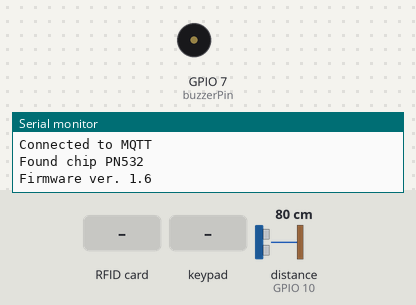
This sketch was run on a simulated ESP32-S3. Shown: buzzer (waves = sounding, pin HIGH), the last lines printed to the serial monitor. The inputs (shaded band) are chosen by the test bench; at power-on: distance to the obstacle (sensor on GPIO 10) 80 cm. The echo pulse lasts 58.3 µs per cm; WiFi joins after 1.5 s; servers stay silent unless stated; no MQTT or app messages arrive unless stated; pins used as bus, display or sensor lines are not drawn.

Above: at 3.2 s.
3.3 s: RFID card C7 FE 66 39 held to the reader
At 3.7 s:
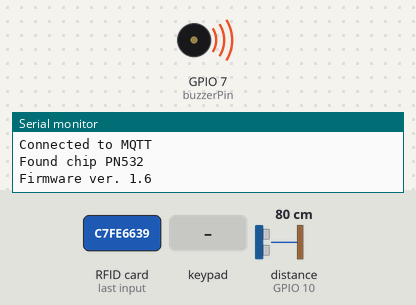
5.8 s: distance to the obstacle (sensor on GPIO 10) set to 65 cm
At 6.18 s:
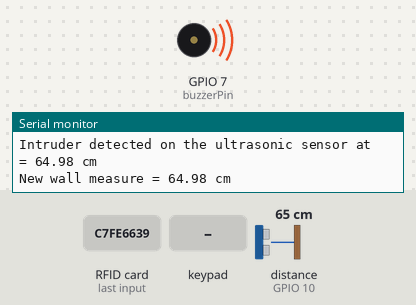
8.8 s: keypad keys 1 9 9 1 pressed 0.4 s apart
At 11.2 s:
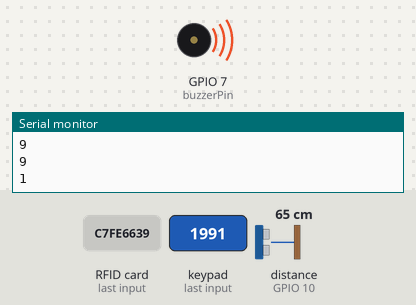
11.9 s: key 'A' pressed
At 13.5 s:
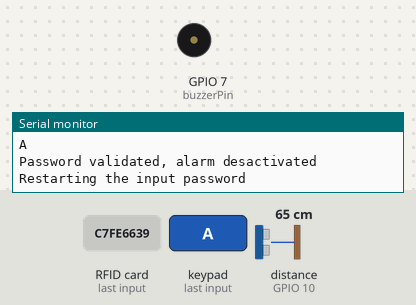
13.6 s: key '1' pressed
At 14.8 s:
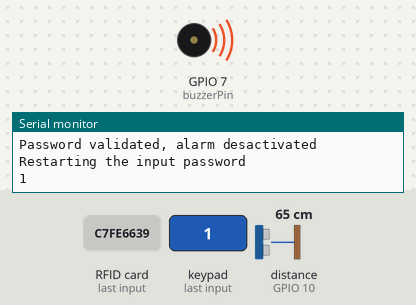
15.4 s: RFID card 5E 7A 19 C4 held to the reader
At 18.0 s:
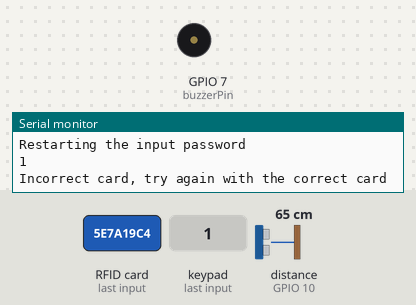
Timing chart, 0 to 19.4 s (numbered marks = the images above; inputs shaded):
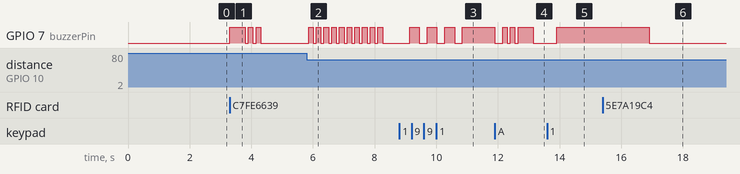

Measured:
- the behaviour switches between 70 and 69 cm on distance to the obstacle (sensor on GPIO 10) (found by bisection; images 1 and 2)
- after the input at 3.3 s, GPIO 7 (buzzerPin): LOW → HIGH at once, then repeats every 0.25 s: LOW 0.10 s, HIGH 0.15 s, until it stays LOW from 4.3 s
- after the input at 5.8 s, GPIO 7 (buzzerPin): alternates HIGH for 0.15 s and LOW for 0.10 s, 20 changes in all, then stays LOW, starting after 0.06 s
- after the input at 8.8 s, GPIO 7 (buzzerPin): alternates HIGH for 0.32 s and LOW for 0.25 s, 7 changes in all, then stays HIGH, starting after 0.34 s
- after the input at 11.9 s, GPIO 7 (buzzerPin): HIGH → LOW at once, then repeats every 0.25 s: HIGH 0.15 s, LOW 0.10 s
- after the input at 13.6 s, GPIO 7 (buzzerPin): LOW → HIGH after 0.31 s
- after the input at 15.4 s, GPIO 7 (buzzerPin): HIGH → LOW after 1.5 s

The sketch:

Sensors_Demo_MQTT.ino
```cpp
#include <Wire.h>
#include <SPI.h>
#include <Adafruit_PN532.h>
#include <WiFi.h>
#include <Keypad.h>
#include <PubSubClient.h>

#define PN532_IRQ   (2)
#define PN532_RESET (3)  // Not connected by default on the NFC Shield

/******** Variables for the MQTT server ********/
//char ssid[] = "COSMOTE-166950";
//char pass[] = "52752766413729464236";
char ssid[] = "dlink";
char pass[] = "";
const char* mqttServer = "test.mosquitto.org";  // Uses the Mosquitto public broker
const int mqttPort = 1883;
const char* mqttClientId = "mkr1010-client";

const char* microwaveSensorTopic = "motionDetection/microwaveSensor";
const char* esp32camTopic = "motionDetection/esp32cam";
const char* ultrasonicSensorTopic = "motionDetection/ultrasonicSensor";
const char* infraredSensorTopic = "motionDetection/infraredSensor";

WiFiClient espClient;
PubSubClient client(espClient);

int microwave = 0;
int cam = 0;
int ultrasonic = 0;

/******** Variables for the RFID sensor ********/
Adafruit_PN532 nfc(PN532_IRQ, PN532_RESET);
uint8_t storedUID[] = {0xC7, 0xFE, 0x66, 0x39};
uint8_t storedUIDLength = sizeof(storedUID);
uint8_t success;
uint8_t uid[] = { 0, 0, 0, 0, 0, 0, 0 };  // Buffer to store the returned UID
uint8_t uidLength;                        // Length of the UID
bool cardDetected = false;

bool alarm = false; // false = non active || true = active
int tries = 0;

/******** Variables for ultrasonic sensor ********/
const int triggerPin = 9;
const int echoPin = 10;
float pulse_width, US_distance;
float US_wall;
float US_range = 10.0;

/******** Variables for the keypad ********/
const byte ROWS = 4; //four rows
const byte COLS = 4; //four columns

const char keys[ROWS][COLS] = {'1', '2', '3', 'A',
                               '4', '5', '6', 'B',
                               '7', '8', '9', 'C',
                               '*', '0', '#', 'D'};

byte rowPins[ROWS] = {A0, A1, A2, A3}; //connect to the row pinouts of the keypad
byte colPins[COLS] = {2, 3, 4, 5}; //connect to the column pinouts of the keypad

Keypad keypad = Keypad(makeKeymap(keys), rowPins, colPins, ROWS, COLS); //Create an object of keypad

const int passwdSize = 4;
char inputPassword[passwdSize] = {'\0', '\0' , '\0', '\0'}; // Array to store the entered password
const char storedPassword[passwdSize] = {'1', '9', '9', '1'}; // Stored password
static int pos = 0;

/******** Variables for the buzzer and LED ********/
const int buzzerPin = 7; //buzzer to arduino digital pin 6
const int ledPin = A6;
int intruder = 0;

/*****************************************/
void setup() {

  Serial.begin(9600);
  while (!Serial) delay(10);
  keypad.addEventListener(keypadEvent); //add an event listener for this keypad

  // Setup for the Buzzer
  pinMode(buzzerPin, OUTPUT); // Set buzzer - pin D6 as an output
  digitalWrite(buzzerPin, HIGH); // Deactivated the buzzer pin
  pinMode(ledPin, OUTPUT); // Set led - pin A5 as an output
  digitalWrite(ledPin, LOW);

  //Setup for the Ultrasonic Sensor
  pinMode(triggerPin, OUTPUT);
  pinMode(echoPin, INPUT);
  digitalWrite(triggerPin, LOW);
  delayMicroseconds(2);

  // Connect to Wi-Fi
  WiFi.begin(ssid, pass);
  while (WiFi.status() != WL_CONNECTED) {
    delay(1000);
    Serial.println("Connecting to WiFi...");
  }
  Serial.println("Connected to WiFi");

  // MQTT setup
  client.setServer(mqttServer, mqttPort);
  client.setCallback(callback);
  reconnect();

  nfc.begin();

  uint32_t versiondata = nfc.getFirmwareVersion();
  if (! versiondata) {
    Serial.print("Didn't find PN53x board");
    while (1); // halt
  }
  // Got ok data, print it out!
  Serial.print("Found chip PN5"); Serial.println((versiondata>>24) & 0xFF, HEX);
  Serial.print("Firmware ver. "); Serial.print((versiondata>>16) & 0xFF, DEC);
  Serial.print('.'); Serial.println((versiondata>>8) & 0xFF, DEC);
}

/*****************************************/
void loop() {
  //char key = keypad.getKey();// Read the key

  if (!client.connected()) {
    reconnect();
  }
  client.loop();

  if (alarm == false){ // Alarm deactivated only reads the keypad and the sensor
    readKeypad(0); // 0 If the alarm is deactivated
    if (alarm == false){ //The alarm continues deactivated so read the RFID
      cardDetected = readRFID();
      if (cardDetected){
        if (uidLength == storedUIDLength && memcmp(uid, storedUID, uidLength) == 0){
          activateAlarm();
          Serial.println("Card validated, alarm activated");
        }
        else{ //The card set closer is not correct
          alarmIncorrectTry();
          Serial.println("Incorrect card, try again with the correct card");
        }
      }
    }
  }

  else{ // The alarm is active
    readUltrasonic();
    // Lets see if the alarm turn off
    readKeypad(1); // 1 if the alarm is actived
    if (alarm == true){ //The alarm continues activated so read the RFID
      cardDetected = readRFID();
      if (cardDetected){
        if (uidLength == storedUIDLength && memcmp(uid, storedUID, uidLength) == 0){
          desactivateAlarm();
          Serial.println("Card validated, alarm desactivated");
        }
        else{ //The card set closer is not correct
          alarmIncorrectTry();
          Serial.println("Incorrect card, try again with the correct card");
        }
      }
    }
  }
}

/****** Functions related to turning the alarm on and off ******/
void readKeypad(int alarmValue) {
  char key = keypad.getKey();// Read the key
  // Print if key pressed
  if (key){
    digitalWrite(buzzerPin, LOW); // Activate the passive buzzer
    delay(250); // Wait for a short duration
    digitalWrite(buzzerPin, HIGH); // Turn off the buzzer

    // Store the detected button in the password array
    if (key != 'A'){
      storePassword(key);
    }
    else{
      comparePasswords(alarmValue);
    }
  }

  if (key == 'D'){
    resetPassword();
  }
}

bool readRFID() {
  success = nfc.readPassiveTargetID(PN532_MIFARE_ISO14443A, uid, &uidLength, 100); //Dont move the timeout
  if (success) {
    /*Serial.println("Found an ISO14443A card");
    // Display UID information
    Serial.print("  UID Length: "); Serial.print(uidLength, DEC); Serial.println(" bytes");
    Serial.print("  UID Value: ");
    nfc.PrintHex(uid, uidLength);
    Serial.println("");*/
    return true;
  }
  else{
    return false;
  }
}

/****** Functions related with the alarm and buzzer ******/
void activateAlarm(){
  alarm = true;
  tries = 0; //Reset tries if we active the alarm
  digitalWrite(buzzerPin, LOW); // 1 large tone
  digitalWrite(ledPin, HIGH);
  delay(500);
  digitalWrite(buzzerPin, HIGH);
  digitalWrite(ledPin, LOW);
  delay(100);
  for (int i=0; i<2; i++){ //2 normal tones
    digitalWrite(buzzerPin, LOW);
    digitalWrite(ledPin, HIGH);
    delay(150);
    digitalWrite(buzzerPin, HIGH);
    digitalWrite(ledPin, LOW);
    delay(100);
  }

  // Read the Ultrasonic sensor to measure the initial wall
  startUltrasonic();
  // Read the Infrared sensor to measure the initial wall

}

void desactivateAlarm(){
  alarm = false;
  tries = 0;
  for (int i=0; i<2; i++){ //2 normal tones
    digitalWrite(buzzerPin, LOW);
    digitalWrite(ledPin, HIGH);
    delay(150);
    digitalWrite(buzzerPin, HIGH);
    digitalWrite(ledPin, LOW);
    delay(100);
  }
  digitalWrite(buzzerPin, LOW); // 1 large tone
  digitalWrite(ledPin, HIGH);
  delay(500);
  digitalWrite(buzzerPin, HIGH);
  digitalWrite(ledPin, LOW);
  delay(100);
}

void alarmIncorrectTry(){
  tries++;
  if (tries >= 3){ //Maximum number of attempts reached
    intruderDetected();
  }
  else{
    digitalWrite(buzzerPin, LOW); //turn on the buzzer
    digitalWrite(ledPin, HIGH); // turn on the led
    delay(1500);
    digitalWrite(buzzerPin, HIGH); //turn off the buzzer
    digitalWrite(ledPin, LOW); // turn off the led
  }
}

void intruderDetected(){
  for (int i=0; i<10; i++){ //10 normal tones
      digitalWrite(buzzerPin, LOW);
      digitalWrite(ledPin, HIGH);
      delay(150);
      digitalWrite(buzzerPin, HIGH);
      digitalWrite(ledPin, LOW);
      delay(100);
  }
}

/********* Functions for detect intruder *********/
void startUltrasonic(){
  Serial.println("Initializing the ultrasonic sensor");
  digitalWrite(triggerPin, HIGH);   // Distance to the wall
  delayMicroseconds(10);
  digitalWrite(triggerPin, LOW);
  pulse_width = pulseIn(echoPin, HIGH);
  US_wall = (pulse_width*.0343)/2; //measure in cm, divided by 2 cause sounds goes and comes back
  Serial.print("Ultrasonic distance ");
  Serial.print(US_wall);
  Serial.println(" cm");
}

void readUltrasonic(){
  digitalWrite(triggerPin, HIGH);
  delayMicroseconds(10);
  digitalWrite(triggerPin, LOW);
  pulse_width = pulseIn(echoPin, HIGH);
  US_distance = (pulse_width*.0343)/2;

  if (US_distance > (US_wall+US_range) || US_distance < (US_wall-US_range)){
    Serial.print("Intruder detected on the ultrasonic sensor at = ");
    Serial.print(US_distance);
    Serial.println(" cm");
    US_wall = US_distance;
    Serial.print("New wall measure = "); // Update the wall measure
    Serial.print(US_wall);
    Serial.println(" cm");
    intruderDetected();
    // Send the value to Andreas board
    String temp = String(US_distance, 2); // 2 say how many decimals we want
    client.publish(ultrasonicSensorTopic, temp.c_str());
  }

  microwave = 0;
  cam = 0;
  ultrasonic = 0;

}

/********* Functions for the Keypad *********/
void storePassword(char key) {
  /*if (pos < passwdSize) {
    inputPassword[pos++] = key;
  }*/

  inputPassword[0] = inputPassword[1];
  inputPassword[1] = inputPassword[2];
  inputPassword[2] = inputPassword[3];
  inputPassword[3] = key;

}

void comparePasswords(int alarmValue) {
  bool pass_equal = true;
  for (int i = 0; i < passwdSize; i++) {
    /*Serial.print(i);
    Serial.print(": input -> ");
    Serial.print(inputPassword[i]);
    Serial.print(" | stored -> ");
    Serial.println(storedPassword[i]);*/
    if (inputPassword[i] != storedPassword[i]) {
        pass_equal = false;
    }
  }
  if (pass_equal && alarmValue == 0) {
    Serial.println("Password validated, alarm activated");
    activateAlarm();
  }
  else if (pass_equal && alarmValue == 1){
    Serial.println("Password validated, alarm desactivated");
    desactivateAlarm();
  }
  else {
    Serial.println("Incorrect password, try again");
    alarmIncorrectTry();
  }
  resetPassword();
}

void resetPassword() {
  for (int i = 0; i < passwdSize; i++) {
    inputPassword[i] = '\0';
  }
  Serial.println("Restarting the input password");
  pos = 0; // Restart the index for store the password correctly
}

void keypadEvent(KeypadEvent eKey){
  switch (keypad.getState()){
  case PRESSED:
    Serial.println(eKey);
  }
}

/****** Functions for the MQTT server ******/
void reconnect() {
  while (!client.connected()) {
    Serial.println("Connecting to MQTT...");
    if (client.connect(mqttClientId)) {
      Serial.println("Connected to MQTT");

      // Subscribe to specified topics
      client.subscribe(microwaveSensorTopic);
      client.subscribe(esp32camTopic);
      client.subscribe(ultrasonicSensorTopic);
    } else {
      Serial.print("Failed, rc=");
      Serial.print(client.state());
      Serial.println(" Retrying in 5 seconds...");
      delay(5000);
    }
  }
}

void callback(char* topic, byte* payload, unsigned int length) {

  if (String(topic).equals(String(microwaveSensorTopic))) {
    microwave = 1;
    if (alarm == true) { //The alarm is activated
      Serial.println("Intruder detected on the microwave sensor");
      intruderDetected();
    }
  }
  else if (String(topic).equals(String(esp32camTopic))) {
    cam = 1;
    if(alarm == true){
      Serial.println("Intruder detected on the camera");
      intruderDetected();
    }
  }
  else if (String(topic).equals(String(ultrasonicSensorTopic))) {
    ultrasonic = 1;
    // Send to Andreas microcontroller
  }
}
```
